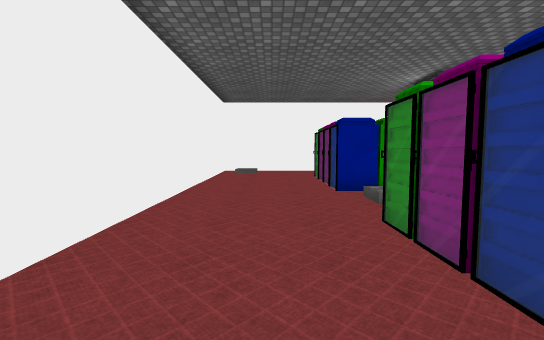
view 1 (above)

23 first-person views from a walk through a scene from a Unity 3-D project. The camera is 1.2 m above the floor, tilts 4° down and sees 90° across. The floor is counted in squares, 1 m on a side. Each view is taken from the middle of a square. On the plan, view 1 faces up. The plan holds only what a view shows up to about 13 squares ahead; the rest is blank. The place goes on beyond the plan. Some animated figures are left out. Door leaves are left out, so doorways stand open. Some surface patterns are stand-ins.

view 2
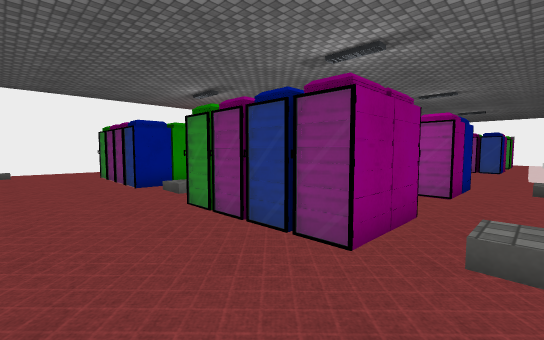

view 3
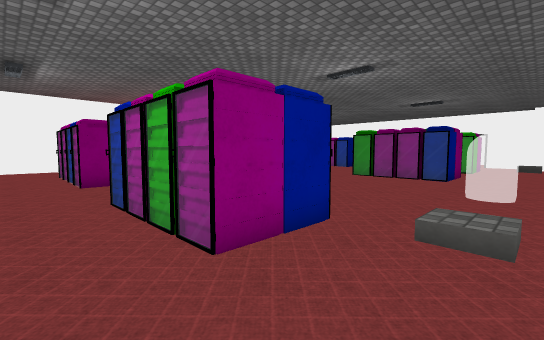

view 4
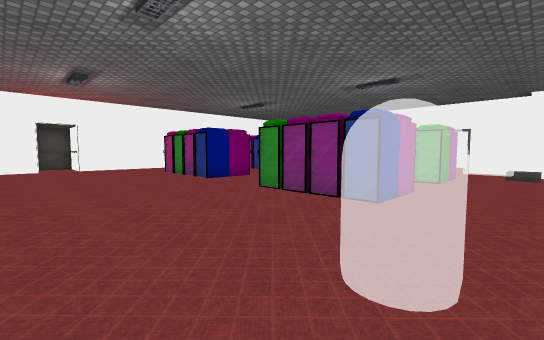

view 5
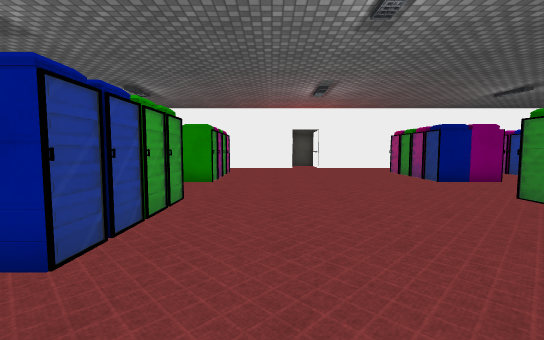

view 6
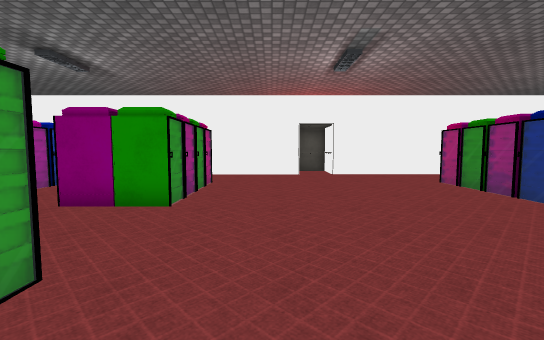

view 7
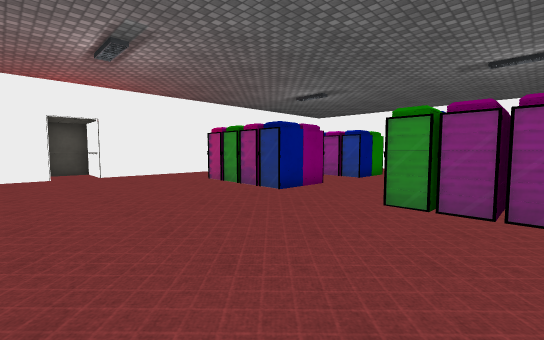

view 8
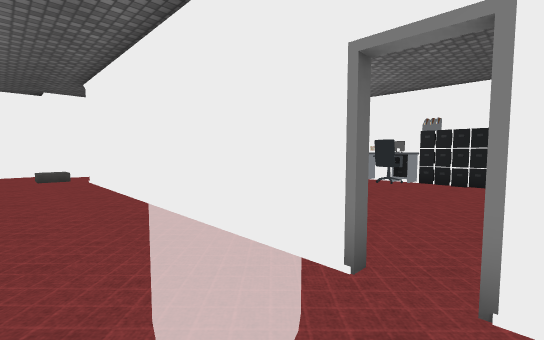

view 9
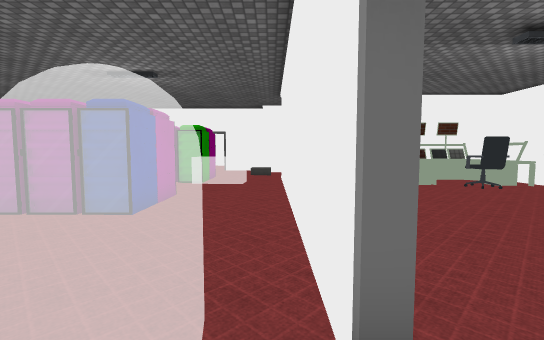

view 10
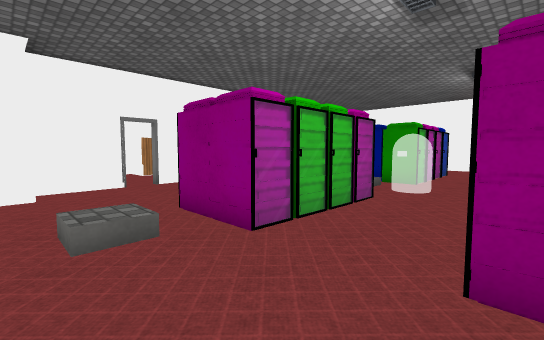

view 11
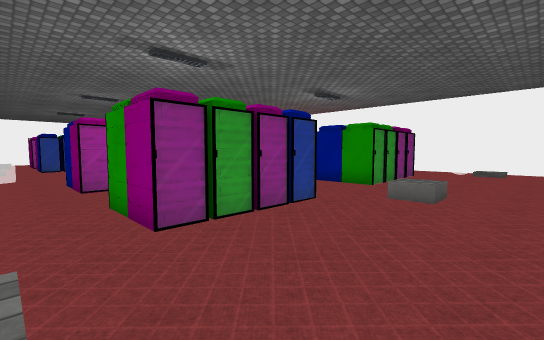

view 12
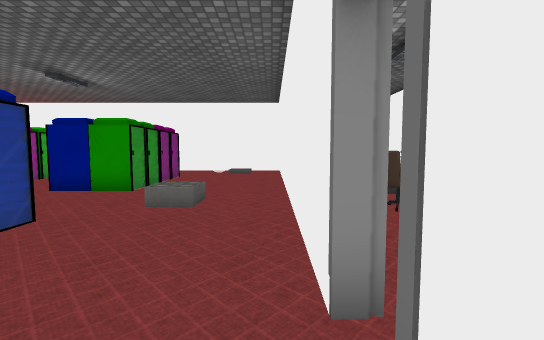

view 13
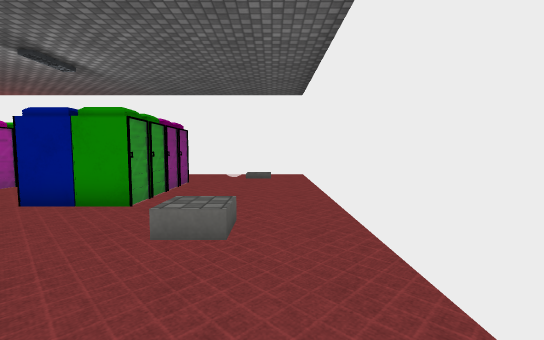

view 14
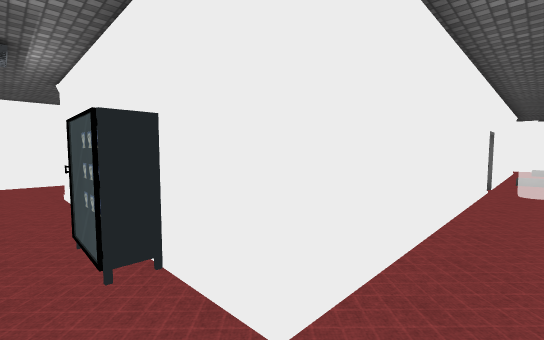

view 15
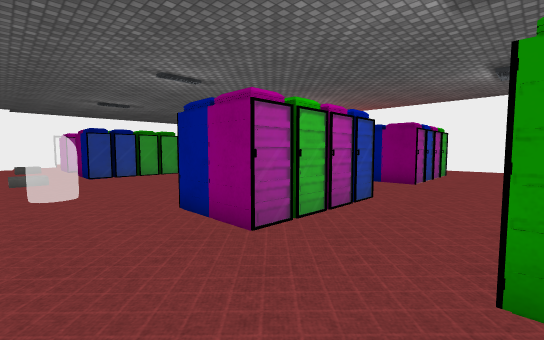

view 16
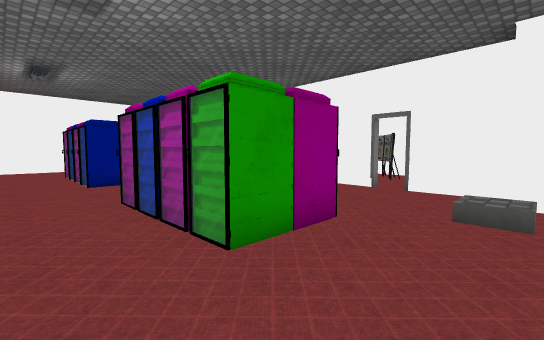

view 17
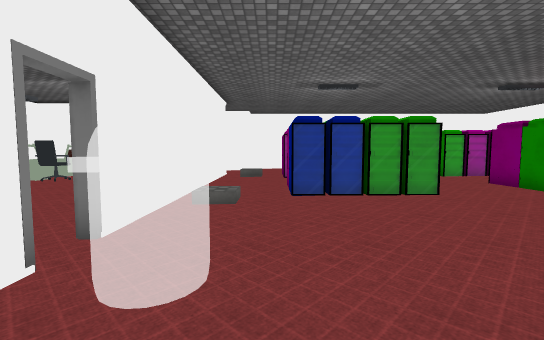

view 18
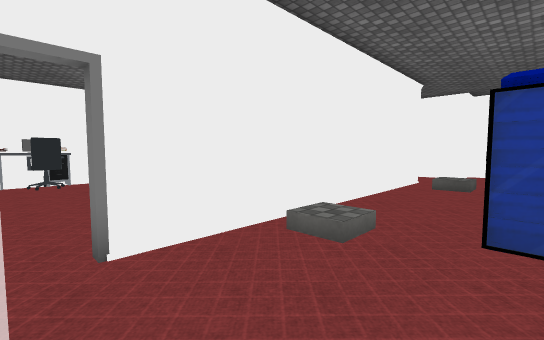

view 19
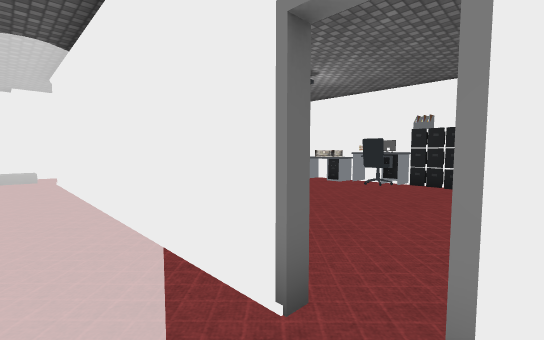

view 20
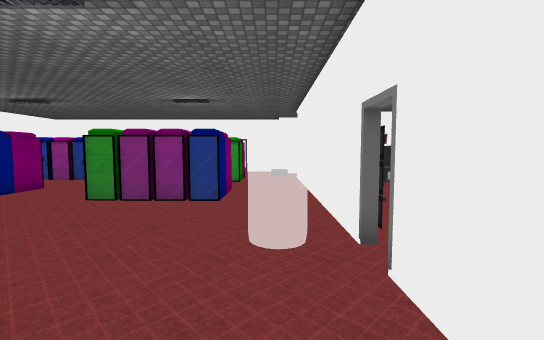

view 21
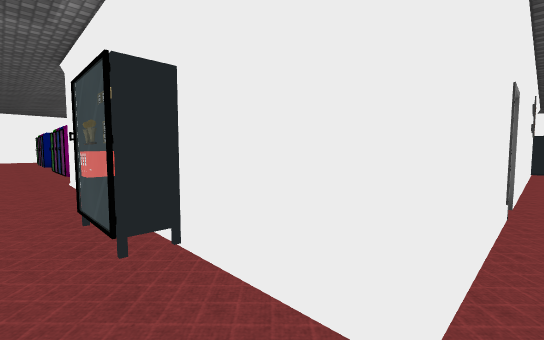

view 22
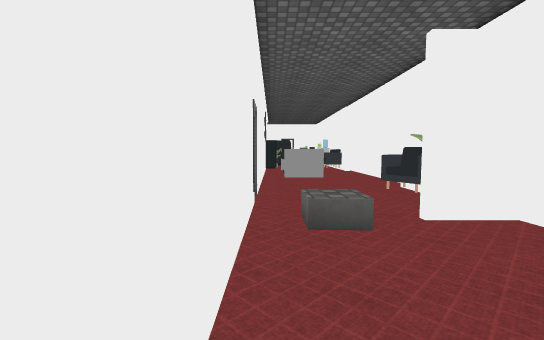

view 23
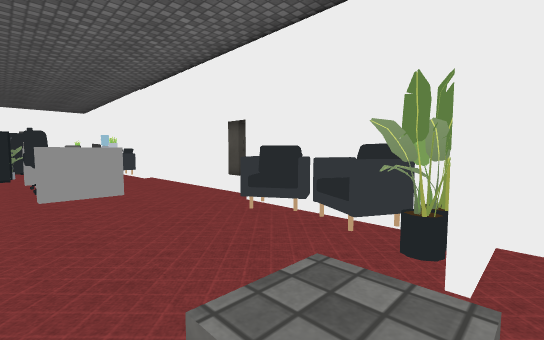

### Floor plan
Key: @ floor where view 1 was taken; # wall or solid block; x gap in a wall; . main floor; : floor 0.25 m higher than the main floor; - floor 0.25 m lower than the main floor; / step, stairs or slope; D open door; = window, fence, low wall or low ledge; O other object.
Columns run from 3 left of view 1 to 31 right of it. Each row starts with its distance up from view 1.
 16                ###
 15                #:#
 14   ####  ########D################
 13  :/::: :::: :::::::::::::: :  ::#
 12  ::::: :::  :::::::::::::: :::::#
 11  ....OOO..OOO.......OOO::OOO::::#
 10  ....OOO..OOO.......OOO..OOO....#
  9  ....OOO..OOO.......OOO..OOO....#
  8  ....OOO..OOO.......OOO..OOO....# O
  7  ...............................# O
  6  .....:  ....................O..#OO
  5  .....  ........................#OO
  4  ....OOO..OOO.......OOO..OOO....#.
  3  ....OOO..OOO.......OOO..OOO....#.
  2 #....OOO..=OO.......OOO..OOO....x.#
  1 x....OOO..OOO.......OOO..OOO....x
  0 #..@............................#
 -1 #.....O.....//..  .........../..#
 -2 OO#.........//.. #.........../###
 -3   #..###OO    #x#O      ####..#
 -4    ..        ...... OO     O..
 -5    ..       ........OO.    OO.
 -6    ..      ..  .........OO  O.
 -7    ..    ...  ..........OO  ..
 -8    .O   ...   ...........O  ..
 -9    .O  OO.    ..........OOOO..
-10    .OOOOO     .O...OO...OOOO..
-11    ..OOO      OOOOOOOOO  OOO..
-12     -####x ###OO OO  OOO ###--
-13    - -----------O    OO OO  --
-14      ---O------ OOO     OO ---
-15      ----------O OOO       ---
-16      --#-O-O-------        ---
-17        #OOOOO--------O      --
-18        ######... ...##     ###
-19               .. ...#
-20                  ..
-21                  ##

Positions as (right, up) in squares from view 1, and headings:
1: (0, 0), facing up
2: (-1, -1), facing up-right
3: (5, -2), facing up-right
4: (11, -2), facing up-right
5: (11, -2), facing up
6: (11, 2), facing up
7: (11, 2), facing up-right
8: (12, 0), facing down-right
9: (12, -2), facing right
10: (7, -2), facing up-left
11: (28, -1), facing up-left
12: (28, 0), facing up
13: (27, 2), facing up
14: (26, -1), facing down-left
15: (22, -2), facing up-left
16: (20, -2), facing up-right
17: (16, 0), facing left
18: (13, 1), facing down-left
19: (12, -1), facing down-right
20: (9, -1), facing right
21: (0, -13), facing up-right
22: (0, -13), facing right
23: (4, -13), facing down-right
